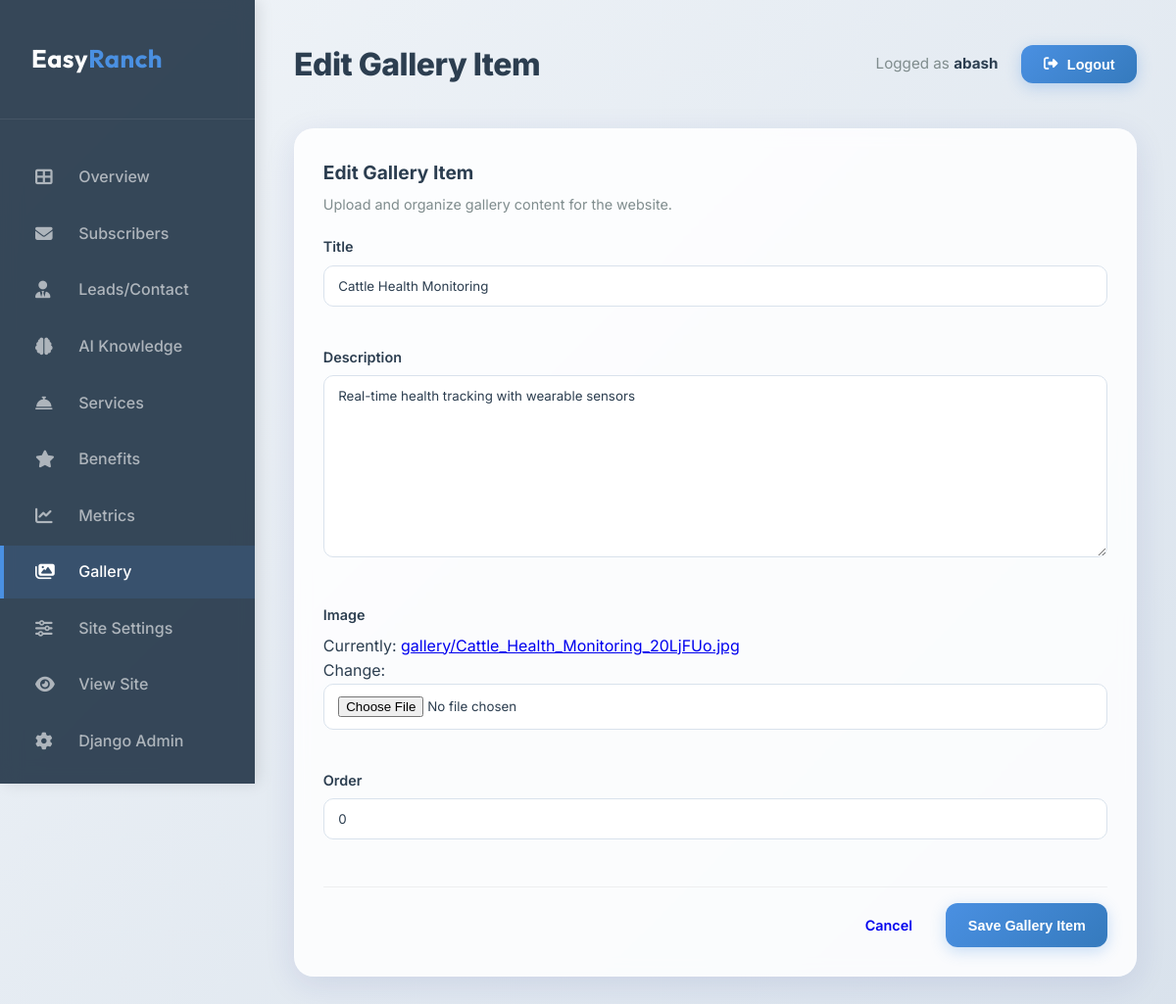
/dashboard/gallery/2/edit/ (signed in), run on the app's committed database.
### core/models.py (models this page shows, shortened)
class Gallery(models.Model):
    title = models.CharField(max_length=100)
    description = models.TextField()
    image = models.ImageField(upload_to='gallery/')
    order = models.PositiveIntegerField(default=0)
    class Meta:
        ordering = ['order']
        verbose_name_plural = "Galleries"

### core/views_dashboard.py (the view)
# urls.py: path('dashboard/gallery/<int:pk>/edit/', views_dashboard.DashboardGalleryUpdateView.as_view(), name='dashboard_gallery_edit'),
class DashboardGalleryUpdateView(DashboardFormFeedbackMixin, StaffRequiredMixin, UpdateView):
    model = Gallery
    template_name = 'dashboard/gallery_form.html'
    fields = ['title', 'description', 'image', 'order']
    success_url = reverse_lazy('dashboard_gallery')
    success_message = "Gallery item updated successfully."
    def get_context_data(self, **kwargs):
        context = super().get_context_data(**kwargs)
        context['title'] = "Edit Gallery Item"
        return context

### core/views_dashboard.py (called while the page is built)
    @method_decorator(staff_member_required(login_url='admin:login'))
    def dispatch(self, *args, **kwargs):
        return super().dispatch(*args, **kwargs)

### templates/dashboard/gallery_form.html (shortened to what this page needs)
{% extends 'dashboard/base.html' %}
{% block page_title %}{{ title }}{% endblock %}
{% block content %}
<div class="db-card db-form-card">
    <div class="db-form-header">
        <h3>{{ title }}</h3>
        <p>Upload and organize gallery content for the website.</p>
    </div>
    <form method="post" enctype="multipart/form-data" class="db-form" novalidate>
        <div class="db-form-grid">
        {% for field in form %}
        <div class="form-group">
            <label for="{{ field.id_for_label }}">{{ field.label }}</label>
            {{ field }}
        </div>
        {% endfor %}
        </div>
        <div class="db-form-actions">
            <a href="{% url 'dashboard_gallery' %}" class="db-btn">Cancel</a>
            <button type="submit" class="db-btn db-btn-primary">Save Gallery Item</button>
        </div>
    </form>
</div>
{% endblock %}

### templates/dashboard/base.html (shortened to what this page needs)
{% load static %}
<!DOCTYPE html>
<html lang="en">
<head>
    <link rel="stylesheet" href="https://cdnjs.cloudflare.com/ajax/libs/font-awesome/6.4.0/css/all.min.css">
    <link rel="stylesheet" href="{% static 'styles.css' %}">
    <link rel="stylesheet" href="{% static 'dashboard.css' %}">
</head>
<body class="dashboard-body">
    <aside class="db-sidebar">
        <div class="db-logo">
            <h2>Easy<span>Ranch</span></h2>
        </div>
        <nav class="db-nav">
            <a href="{% url 'dashboard_home' %}" class="db-nav-item {% if request.resolver_match.url_name == 'dashboard_home' %}active{% endif %}">
                <i class="fas fa-th-large"></i> Overview
            </a>
            <a href="{% url 'dashboard_subscribers' %}" class="db-nav-item {% if request.resolver_match.url_name == 'dashboard_subscribers' %}active{% endif %}">
                <i class="fas fa-envelope"></i> Subscribers
            </a>
            <a href="{% url 'dashboard_leads' %}" class="db-nav-item {% if request.resolver_match.url_name == 'dashboard_leads' %}active{% endif %}">
                <i class="fas fa-user-tie"></i> Leads/Contact
            </a>
            <a href="{% url 'dashboard_knowledge' %}" class="db-nav-item {% if 'knowledge' in request.path %}active{% endif %}">
                <i class="fas fa-brain"></i> AI Knowledge
            </a>
            <a href="{% url 'dashboard_services' %}" class="db-nav-item {% if 'services' in request.path %}active{% endif %}">
                <i class="fas fa-concierge-bell"></i> Services
            </a>
            <a href="{% url 'dashboard_benefits' %}" class="db-nav-item {% if 'benefits' in request.path %}active{% endif %}">
                <i class="fas fa-star"></i> Benefits
            </a>
            <a href="{% url 'dashboard_metrics' %}" class="db-nav-item {% if 'metrics' in request.path %}active{% endif %}">
                <i class="fas fa-chart-line"></i> Metrics
            </a>
            <a href="{% url 'dashboard_gallery' %}" class="db-nav-item {% if 'gallery' in request.path %}active{% endif %}">
                <i class="fas fa-images"></i> Gallery
            </a>
            <a href="{% url 'dashboard_settings' %}" class="db-nav-item {% if 'settings' in request.path %}active{% endif %}">
                <i class="fas fa-sliders-h"></i> Site Settings
            </a>
            <a href="{% url 'homepage' %}" class="db-nav-item" target="_blank">
                <i class="fas fa-eye"></i> View Site
            </a>
            <a href="{% url 'admin:index' %}" class="db-nav-item">
                <i class="fas fa-cog"></i> Django Admin
            </a>
        </nav>
    </aside>
    <main class="db-main">
        <header class="db-header">
            <div class="db-welcome">
                <h1>{% block page_title %}Dashboard{% endblock %}</h1>
            </div>
            <div class="db-user-nav">
                <span class="user-info">Logged as <strong>{{ user.username }}</strong></span>
                <form method="POST" action="{% url 'logout' %}">
    <button type="submit" class="db-btn db-btn-primary">
        <i class="fas fa-sign-out-alt"></i> Logout
    </button>
</form>
            </div>
        </header>
        {% block content %}{% endblock %}
    </main>
</body>
</html>

### static/styles.css (style rules this page uses)
:root { --primary-color: #2c5530; --secondary-color: #8B4513; --accent-color: #FF6B35; --text-dark: #2c3e50; --text-light: #ffffff; --bg-light: #f8f9fa; --bg-dark: #1a1a1a; --overlay-light: rgba(255, 255, 255, 0.9); --overlay-dark: rgba(0, 0, 0, 0.7); --success-color: #27ae60; --warning-color: #f39c12; --error-color: #e74c3c; --border-radius: 12px; --box-shadow: 0 10px 30px rgba(0, 0, 0, 0.1); --transition: all 0.3s cubic-bezier(0.4, 0, 0.2, 1); }
* { margin: 0; padding: 0; box-sizing: border-box; }
body { font-family: 'Inter', sans-serif; line-height: 1.6; color: var(--text-dark); overflow-x: hidden; }
.form-group { margin-bottom: 1.5rem; }
.form-group label { display: block; margin-bottom: 0.5rem; font-weight: 500; }
.form-group input, .form-group textarea { width: 100%; padding: 12px; border: 1px solid rgba(255, 255, 255, 0.3); border-radius: var(--border-radius); background: rgba(255, 255, 255, 0.1); color: var(--text-light); font-family: inherit; }
.form-group input::placeholder, .form-group textarea::placeholder { color: rgba(255, 255, 255, 0.7); }
:root { --chatbot-dark-green: #2c5530; --chatbot-light-green: #4caf50; --chatbot-vibrant-green: #27ae60; --chatbot-bg: #ffffff; --chatbot-text: #2c3e50; --chatbot-user-bg: #2c5530; --chatbot-bot-bg: #f1f3f5; }

### data on the page
Gallery: form "Cattle Health Monitoring" "Real-time health tracking with wearable sensors" "0"

### other printed values
{{ title }} "Edit Gallery Item"
{{ user.username }} "abash"
{{ field.label }} "Title" "Description" "Image" "Order"
